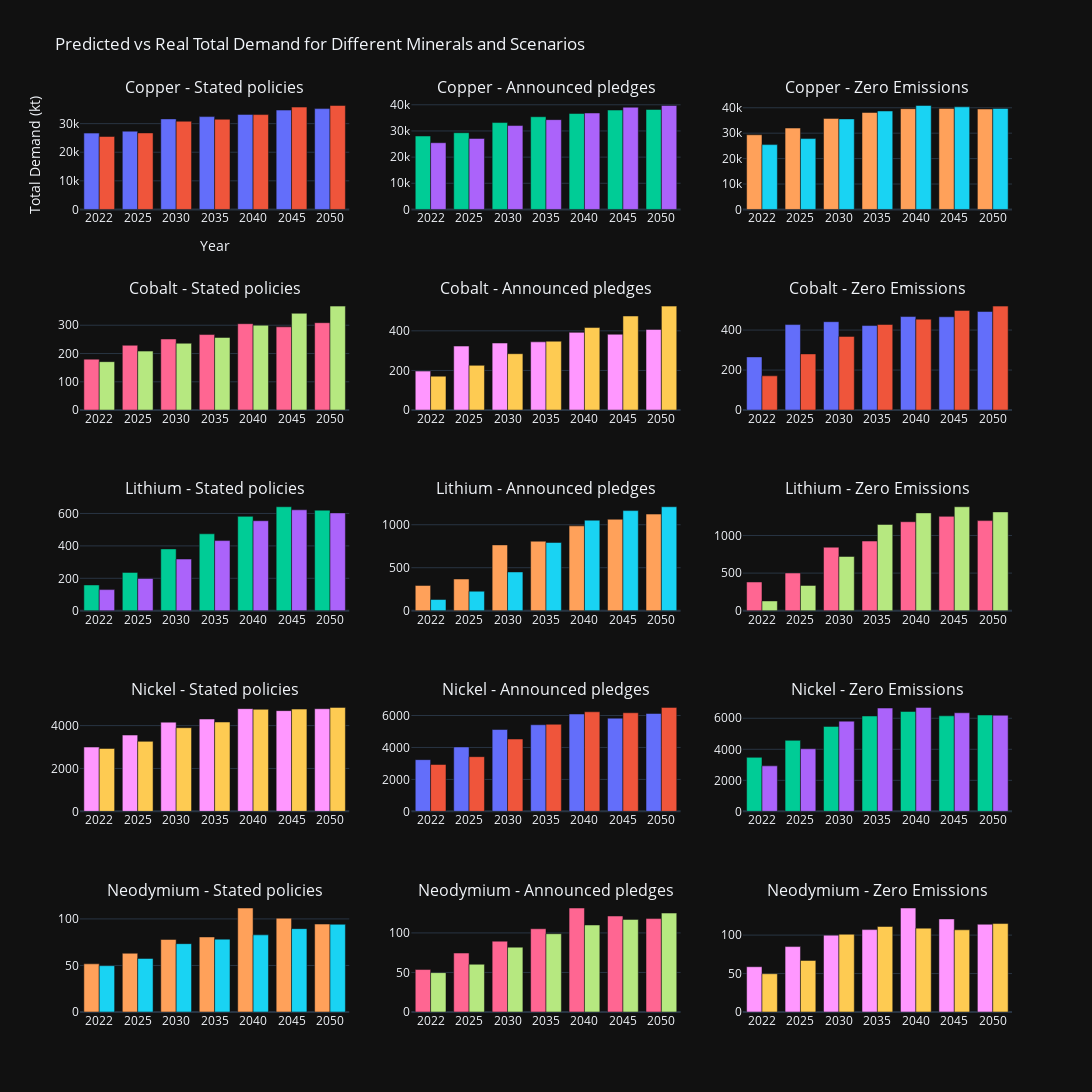

Notebook cell for this chart:
### Code cell
minerals = ['Copper', 'Cobalt', 'Lithium', 'Nickel', 'Neodymium']
scenarios = ['Stated policies', 'Announced pledges', 'Zero Emissions']

fig1 = make_subplots(rows=len(minerals), cols=len(scenarios), 
                    subplot_titles=[f"{mineral} - {scenario}" for mineral in minerals for scenario in scenarios])

for i, mineral in enumerate(minerals):
    for j, scenario in enumerate(scenarios):
        # Prepare the input data for the current mineral and scenario
        input_data = pd.DataFrame({'Mineral': [mineral], 'Scenario': [scenario]})
        input_data = pd.concat([input_data]*len(df['Year'].unique()), ignore_index=True)
        input_data['Year'] = df['Year'].unique()
        input_data = pd.get_dummies(input_data)
        
        # Ensure all necessary dummy variables are present
        all_columns = set(X.columns)
        input_columns = set(input_data.columns)
        missing_columns = all_columns - input_columns
        for col in missing_columns:
            input_data[col] = 0

        # Reorder the columns to match the order during training
        input_data = input_data[X.columns]

        # Make predictions
        predictions = model.predict(input_data)

        # Get the real total demands
        real_demands = df[(df['Mineral'] == mineral) & (df['Scenario'] == scenario)]['Total Demand'].values

        # Add bar traces to the subplot
        fig1.add_trace(go.Bar(x=df['Year'].unique(), y=predictions, name='Predicted'), row=i+1, col=j+1)
        fig1.add_trace(go.Bar(x=df['Year'].unique(), y=real_demands, name='Real'), row=i+1, col=j+1)

fig1.update_layout(title="Predicted vs Real Total Demand for Different Minerals and Scenarios",
                  xaxis_title="Year",
                  yaxis_title="Total Demand (kt)",
                  showlegend=False,
                  height=1200, width=1300,
                  template='plotly_dark')

fig1.show()

### Figure 1 — Plotly figure (JSON) as saved in the notebook; plotly's stock layout.template omitted (floating-point values rounded to 4 significant figures)
{"data": [{"name": "Predicted", "type": "bar", "x": ["2022", "2025", "2030", "2035", "2040", "2045", "2050"], "xaxis": "x", "y": [26690.0, 27360.0, 31660.0, 32460.0, 33230.0, 34740.0, 35250.0], "yaxis": "y"}, {"name": "Real", "type": "bar", "x": ["2022", "2025", "2030", "2035", "2040", "2045", "2050"], "xaxis": "x", "y": [25500.0, 26750.0, 30850.0, 31540.0, 33160.0, 35790.0, 36350.0], "yaxis": "y"}, {"name": "Predicted", "type": "bar", "x": ["2022", "2025", "2030", "2035", "2040", "2045", "2050"], "xaxis": "x2", "y": [28080.0, 29330.0, 33210.0, 35440.0, 36670.0, 37990.0, 38200.0], "yaxis": "y2"}, {"name": "Real", "type": "bar", "x": ["2022", "2025", "2030", "2035", "2040", "2045", "2050"], "xaxis": "x2", "y": [25500.0, 27140.0, 32070.0, 34330.0, 36870.0, 39080.0, 39740.0], "yaxis": "y2"}, {"name": "Predicted", "type": "bar", "x": ["2022", "2025", "2030", "2035", "2040", "2045", "2050"], "xaxis": "x3", "y": [29370.0, 32010.0, 35820.0, 38130.0, 39640.0, 39750.0, 39520.0], "yaxis": "y3"}, {"name": "Real", "type": "bar", "x": ["2022", "2025", "2030", "2035", "2040", "2045", "2050"], "xaxis": "x3", "y": [25500.0, 27870.0, 35610.0, 38730.0, 40900.0, 40360.0, 39730.0], "yaxis": "y3"}, {"name": "Predicted", "type": "bar", "x": ["2022", "2025", "2030", "2035", "2040", "2045", "2050"], "xaxis": "x4", "y": [180.1, 229.2, 251.5, 267.1, 305.4, 294.4, 309.0], "yaxis": "y4"}, {"name": "Real", "type": "bar", "x": ["2022", "2025", "2030", "2035", "2040", "2045", "2050"], "xaxis": "x4", "y": [171.2, 208.5, 236.4, 256.9, 300.1, 342.3, 367.6], "yaxis": "y4"}, {"name": "Predicted", "type": "bar", "x": ["2022", "2025", "2030", "2035", "2040", "2045", "2050"], "xaxis": "x5", "y": [196.9, 323.1, 338.5, 344.4, 392.3, 382.7, 407.0], "yaxis": "y5"}, {"name": "Real", "type": "bar", "x": ["2022", "2025", "2030", "2035", "2040", "2045", "2050"], "xaxis": "x5", "y": [171.2, 225.8, 284.6, 347.7, 416.6, 474.8, 524.8], "yaxis": "y5"}, {"name": "Predicted", "type": "bar", "x": ["2022", "2025", "2030", "2035", "2040", "2045", "2050"], "xaxis": "x6", "y": [265.8, 427.4, 441.8, 422.5, 467.5, 466.4, 492.6], "yaxis": "y6"}, {"name": "Real", "type": "bar", "x": ["2022", "2025", "2030", "2035", "2040", "2045", "2050"], "xaxis": "x6", "y": [171.2, 280.8, 368.4, 427.8, 454.5, 498.2, 519.7], "yaxis": "y6"}, {"name": "Predicted", "type": "bar", "x": ["2022", "2025", "2030", "2035", "2040", "2045", "2050"], "xaxis": "x7", "y": [159.0, 236.4, 381.3, 474.5, 582.0, 641.4, 620.2], "yaxis": "y7"}, {"name": "Real", "type": "bar", "x": ["2022", "2025", "2030", "2035", "2040", "2045", "2050"], "xaxis": "x7", "y": [130.2, 198.7, 318.8, 432.7, 555.1, 622.5, 603.4], "yaxis": "y7"}, {"name": "Predicted", "type": "bar", "x": ["2022", "2025", "2030", "2035", "2040", "2045", "2050"], "xaxis": "x8", "y": [293.8, 368.6, 765.5, 808.6, 986.9, 1064.0, 1124.0], "yaxis": "y8"}, {"name": "Real", "type": "bar", "x": ["2022", "2025", "2030", "2035", "2040", "2045", "2050"], "xaxis": "x8", "y": [130.2, 226.9, 451.0, 793.7, 1053.0, 1164.0, 1209.0], "yaxis": "y8"}, {"name": "Predicted", "type": "bar", "x": ["2022", "2025", "2030", "2035", "2040", "2045", "2050"], "xaxis": "x9", "y": [382.1, 501.7, 844.3, 926.0, 1183.0, 1254.0, 1198.0], "yaxis": "y9"}, {"name": "Real", "type": "bar", "x": ["2022", "2025", "2030", "2035", "2040", "2045", "2050"], "xaxis": "x9", "y": [130.2, 336.1, 721.4, 1147.0, 1300.0, 1382.0, 1313.0], "yaxis": "y9"}, {"name": "Predicted", "type": "bar", "x": ["2022", "2025", "2030", "2035", "2040", "2045", "2050"], "xaxis": "x10", "y": [2999.0, 3559.0, 4161.0, 4308.0, 4791.0, 4698.0, 4787.0], "yaxis": "y10"}, {"name": "Real", "type": "bar", "x": ["2022", "2025", "2030", "2035", "2040", "2045", "2050"], "xaxis": "x10", "y": [2934.0, 3264.0, 3901.0, 4168.0, 4761.0, 4769.0, 4849.0], "yaxis": "y10"}, {"name": "Predicted", "type": "bar", "x": ["2022", "2025", "2030", "2035", "2040", "2045", "2050"], "xaxis": "x11", "y": [3236.0, 4032.0, 5122.0, 5421.0, 6095.0, 5833.0, 6124.0], "yaxis": "y11"}, {"name": "Real", "type": "bar", "x": ["2022", "2025", "2030", "2035", "2040", "2045", "2050"], "xaxis": "x11", "y": [2934.0, 3422.0, 4530.0, 5451.0, 6232.0, 6173.0, 6508.0], "yaxis": "y11"}, {"name": "Predicted", "type": "bar", "x": ["2022", "2025", "2030", "2035", "2040", "2045", "2050"], "xaxis": "x12", "y": [3481.0, 4578.0, 5478.0, 6148.0, 6440.0, 6159.0, 6210.0], "yaxis": "y12"}, {"name": "Real", "type": "bar", "x": ["2022", "2025", "2030", "2035", "2040", "2045", "2050"], "xaxis": "x12", "y": [2934.0, 4034.0, 5815.0, 6658.0, 6702.0, 6354.0, 6196.0], "yaxis": "y12"}, {"name": "Predicted", "type": "bar", "x": ["2022", "2025", "2030", "2035", "2040", "2045", "2050"], "xaxis": "x13", "y": [51.75, 63.11, 77.96, 80.63, 111.7, 100.8, 94.47], "yaxis": "y13"}, {"name": "Real", "type": "bar", "x": ["2022", "2025", "2030", "2035", "2040", "2045", "2050"], "xaxis": "x13", "y": [49.77, 57.53, 73.43, 78.27, 82.88, 89.56, 94.21], "yaxis": "y13"}, {"name": "Predicted", "type": "bar", "x": ["2022", "2025", "2030", "2035", "2040", "2045", "2050"], "xaxis": "x14", "y": [53.7, 74.55, 89.58, 105.3, 131.5, 121.4, 118.1], "yaxis": "y14"}, {"name": "Real", "type": "bar", "x": ["2022", "2025", "2030", "2035", "2040", "2045", "2050"], "xaxis": "x14", "y": [49.77, 60.38, 81.99, 98.99, 110.1, 117.1, 125.1], "yaxis": "y14"}, {"name": "Predicted", "type": "bar", "x": ["2022", "2025", "2030", "2035", "2040", "2045", "2050"], "xaxis": "x15", "y": [58.87, 85.06, 99.93, 107.1, 135.2, 121.0, 114.1], "yaxis": "y15"}, {"name": "Real", "type": "bar", "x": ["2022", "2025", "2030", "2035", "2040", "2045", "2050"], "xaxis": "x15", "y": [49.77, 67.06, 101.1, 111.2, 109.1, 106.9, 115.0], "yaxis": "y15"}], "layout": {"annotations": [{"font": {"size": 16}, "showarrow": false, "text": "Copper - Stated policies", "x": 0.1444, "xanchor": "center", "xref": "paper", "y": 1, "yanchor": "bottom", "yref": "paper"}, {"font": {"size": 16}, "showarrow": false, "text": "Copper - Announced pledges", "x": 0.5, "xanchor": "center", "xref": "paper", "y": 1, "yanchor": "bottom", "yref": "paper"}, {"font": {"size": 16}, "showarrow": false, "text": "Copper - Zero Emissions", "x": 0.8556, "xanchor": "center", "xref": "paper", "y": 1, "yanchor": "bottom", "yref": "paper"}, {"font": {"size": 16}, "showarrow": false, "text": "Cobalt - Stated policies", "x": 0.1444, "xanchor": "center", "xref": "paper", "y": 0.78, "yanchor": "bottom", "yref": "paper"}, {"font": {"size": 16}, "showarrow": false, "text": "Cobalt - Announced pledges", "x": 0.5, "xanchor": "center", "xref": "paper", "y": 0.78, "yanchor": "bottom", "yref": "paper"}, {"font": {"size": 16}, "showarrow": false, "text": "Cobalt - Zero Emissions", "x": 0.8556, "xanchor": "center", "xref": "paper", "y": 0.78, "yanchor": "bottom", "yref": "paper"}, {"font": {"size": 16}, "showarrow": false, "text": "Lithium - Stated policies", "x": 0.1444, "xanchor": "center", "xref": "paper", "y": 0.56, "yanchor": "bottom", "yref": "paper"}, {"font": {"size": 16}, "showarrow": false, "text": "Lithium - Announced pledges", "x": 0.5, "xanchor": "center", "xref": "paper", "y": 0.56, "yanchor": "bottom", "yref": "paper"}, {"font": {"size": 16}, "showarrow": false, "text": "Lithium - Zero Emissions", "x": 0.8556, "xanchor": "center", "xref": "paper", "y": 0.56, "yanchor": "bottom", "yref": "paper"}, {"font": {"size": 16}, "showarrow": false, "text": "Nickel - Stated policies", "x": 0.1444, "xanchor": "center", "xref": "paper", "y": 0.34, "yanchor": "bottom", "yref": "paper"}, {"font": {"size": 16}, "showarrow": false, "text": "Nickel - Announced pledges", "x": 0.5, "xanchor": "center", "xref": "paper", "y": 0.34, "yanchor": "bottom", "yref": "paper"}, {"font": {"size": 16}, "showarrow": false, "text": "Nickel - Zero Emissions", "x": 0.8556, "xanchor": "center", "xref": "paper", "y": 0.34, "yanchor": "bottom", "yref": "paper"}, {"font": {"size": 16}, "showarrow": false, "text": "Neodymium - Stated policies", "x": 0.1444, "xanchor": "center", "xref": "paper", "y": 0.12, "yanchor": "bottom", "yref": "paper"}, {"font": {"size": 16}, "showarrow": false, "text": "Neodymium - Announced pledges", "x": 0.5, "xanchor": "center", "xref": "paper", "y": 0.12, "yanchor": "bottom", "yref": "paper"}, {"font": {"size": 16}, "showarrow": false, "text": "Neodymium - Zero Emissions", "x": 0.8556, "xanchor": "center", "xref": "paper", "y": 0.12, "yanchor": "bottom", "yref": "paper"}], "height": 1200, "showlegend": false, "title": {"text": "Predicted vs Real Total Demand for Different Minerals and Scenarios"}, "width": 1300, "xaxis": {"anchor": "y", "domain": [0, 0.2889], "title": {"text": "Year"}}, "xaxis10": {"anchor": "y10", "domain": [0, 0.2889]}, "xaxis11": {"anchor": "y11", "domain": [0.3556, 0.6444]}, "xaxis12": {"anchor": "y12", "domain": [0.7111, 1]}, "xaxis13": {"anchor": "y13", "domain": [0, 0.2889]}, "xaxis14": {"anchor": "y14", "domain": [0.3556, 0.6444]}, "xaxis15": {"anchor": "y15", "domain": [0.7111, 1]}, "xaxis2": {"anchor": "y2", "domain": [0.3556, 0.6444]}, "xaxis3": {"anchor": "y3", "domain": [0.7111, 1]}, "xaxis4": {"anchor": "y4", "domain": [0, 0.2889]}, "xaxis5": {"anchor": "y5", "domain": [0.3556, 0.6444]}, "xaxis6": {"anchor": "y6", "domain": [0.7111, 1]}, "xaxis7": {"anchor": "y7", "domain": [0, 0.2889]}, "xaxis8": {"anchor": "y8", "domain": [0.3556, 0.6444]}, "xaxis9": {"anchor": "y9", "domain": [0.7111, 1]}, "yaxis": {"anchor": "x", "domain": [0.88, 1], "title": {"text": "Total Demand (kt)"}}, "yaxis10": {"anchor": "x10", "domain": [0.22, 0.34]}, "yaxis11": {"anchor": "x11", "domain": [0.22, 0.34]}, "yaxis12": {"anchor": "x12", "domain": [0.22, 0.34]}, "yaxis13": {"anchor": "x13", "domain": [0, 0.12]}, "yaxis14": {"anchor": "x14", "domain": [0, 0.12]}, "yaxis15": {"anchor": "x15", "domain": [0, 0.12]}, "yaxis2": {"anchor": "x2", "domain": [0.88, 1]}, "yaxis3": {"anchor": "x3", "domain": [0.88, 1]}, "yaxis4": {"anchor": "x4", "domain": [0.66, 0.78]}, "yaxis5": {"anchor": "x5", "domain": [0.66, 0.78]}, "yaxis6": {"anchor": "x6", "domain": [0.66, 0.78]}, "yaxis7": {"anchor": "x7", "domain": [0.44, 0.56]}, "yaxis8": {"anchor": "x8", "domain": [0.44, 0.56]}, "yaxis9": {"anchor": "x9", "domain": [0.44, 0.56]}}}
